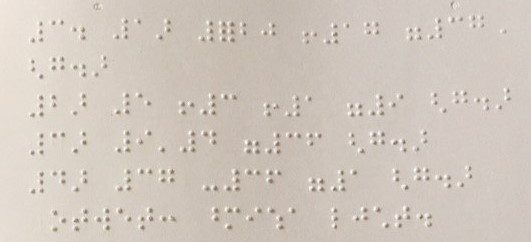
#> input picture pratice/4-ComputerVision/data/braille.jpeg, 531 x 242 px
$ jupyter execute --allow-errors Braille_Image_Processing.ipynb
#> lines starting #> are read from the running program, lines starting #| are printed output that depends on the picture; after the words box and inside, x2 and y2 are one past the last pixel; in counts of white or black regions, pixels touching at a corner belong together; long printed decimals are rounded
[cell 1]
import cv2
import matplotlib.pyplot as plt
import numpy as np

[cell 2]
def display_images(l,titles=None,fontsize=12):
    n=len(l)
    fig,ax = plt.subplots(1,n)
    for i,im in enumerate(l):
        ax[i].imshow(im)
        ax[i].axis('off')
        if titles is not None:
            ax[i].set_title(titles[i],fontsize=fontsize)
    fig.set_size_inches(fig.get_size_inches()*n)
    plt.tight_layout()
    plt.show()

[cell 3]
im = cv2.imread('data/braille.jpeg')
#> im is the input picture: shape (242, 531, 3); mean B, G, R 189.8, 199.2, 208.9
print(im.shape)
#| (242, 531, 3)
plt.imshow(im)

[cell 4]
bw_im = cv2.cvtColor(im,cv2.COLOR_BGR2GRAY)
print(bw_im.shape)
#| (242, 531)
plt.imshow(bw_im)

**Braille Image Processing**

[cell 5]
im = cv2.blur(bw_im,(3,3))
#> im: shape (242, 531)

# Apply adaptive thresholding using the mean of the neighborhood to enhance contrast
im = cv2.adaptiveThreshold(im, 255, cv2.ADAPTIVE_THRESH_MEAN_C,
                           cv2.THRESH_BINARY_INV, 5, 4)
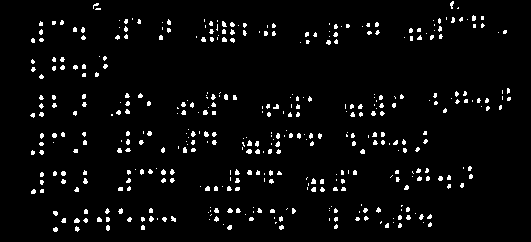
#> im: shape (242, 531); 4% white; 414 white regions (372 under 20 px), largest, box (x1, y1, x2, y2) and area: (246, 149, 252, 154) 23, (74, 218, 80, 223) 23, (204, 131, 209, 137) 22
im = cv2.medianBlur(im, 3)
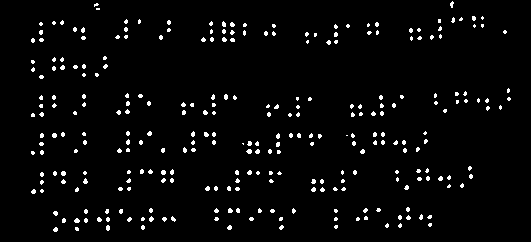
#> im: shape (242, 531); 3.3% white in thin lines or dots, all inside (x1, y1, x2, y2) = (31, 1, 511, 232)
_,im = cv2.threshold(im, 0, 255, cv2.THRESH_OTSU)
im = cv2.GaussianBlur(im, (3,3), 0)
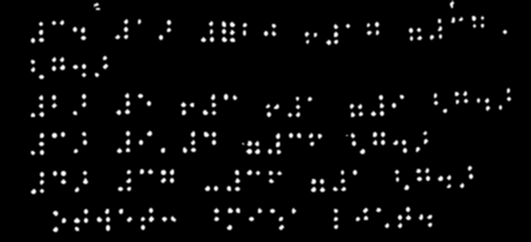
#> im: shape (242, 531); min 0, max 255, mean 8.3
_,im = cv2.threshold(im, 0, 255, cv2.THRESH_OTSU)
plt.imshow(im)

Convert the images to a set of coordinates of individual dots. We can do that using feature extraction techniques, such as SIFT, SURF or ORB

[cell 6]
orb = cv2.ORB_create(5000)
f,d = orb.detectAndCompute(im,None)
#> f = 533 keypoints; strongest (x, y, size): (298, 114, 37.2), (249, 151, 44.6), (53, 134, 44.6), (204, 112, 44.6)
print(f"First 5 points: { [f[i].pt for i in range(5)]}")
#| First 5 points: [(307.200, 40.800), (297.600, 114.000), (423.600, 133.200), (242.400, 144.0), (103.680, 57.600)]

[cell 7]
def plot_dots(dots):
    img = np.zeros((250,500))
    for x in dots:
        cv2.circle(img,(int(x[0]),int(x[1])),3,(255,0,0))
    plt.imshow(img)

pts = [x.pt for x in f]
#> pts = 533 pairs, first value 53.28 to 478.1, second value 40.8 to 190.1
plot_dots(pts)
#> the loop in plot_dots, `for x in dots:` made 533 passes
#> x on passes 1 to 3: (307.2, 40.8), (297.6, 114), (423.6, 133.2)
#> after the loop in plot_dots, `for x in dots:`:
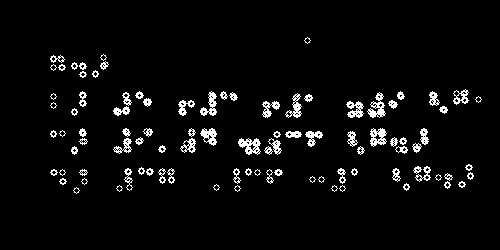
#> img: shape (250, 500) float64; 4.2% white in thin lines or dots, all inside (x1, y1, x2, y2) = (50, 37, 482, 194)

To separate individual characters, we need to know the bounding box of the whole text. To find it out, we can just compute min and max coordinates:

[cell 8]
min_x, min_y, max_x, max_y = [int(f([z[i] for z in pts])) for f in (min,max) for i in (0,1)]
#> min_x = 53; min_y = 40; max_x = 478; max_y = 190
min_y+=13
#> min_y = 53
plt.imshow(im[min_y:max_y,min_x:max_x])
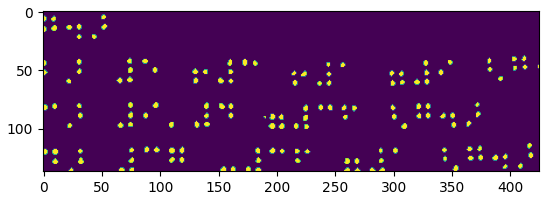
#> figure drawn by matplotlib, 1 panel

[cell 9]
off = 5
src_pts = np.array([(min_x-off,min_y-off),(min_x-off,max_y+off),
                    (max_x+off,min_y-off),(max_x+off,max_y+off)])
#> src_pts = [[48, 48], [48, 195], [483, 48], [483, 195]]
w = int(max_x-min_x+off*2)
#> w = 435
h = int(max_y-min_y+off*2)
#> h = 147
dst_pts = np.array([(0,0),(0,h),(w,0),(w,h)])
#> dst_pts = [[0, 0], [0, 147], [435, 0], [435, 147]]
ho,m = cv2.findHomography(src_pts,dst_pts)
#> ho = [[1, 0, -48], [0, 1, -48], [0, 0, 1]]; m = [1, 1, 1, 1]
trim = cv2.warpPerspective(im,ho,(w,h))
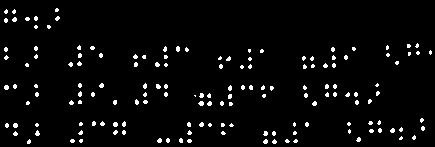
#> trim: shape (147, 435); 3.6% white in thin lines or dots
plt.imshow(trim)

[cell 10]
char_h = 36
char_w = 24
def slice(img):
    dy,dx = img.shape
    y = 0
    while y+char_h<dy:
        x=0
        while x+char_w<dx:
            # Skip empty lines
            if np.max(img[y:y+char_h,x:x+char_w])>0:
                yield img[y:y+char_h,x:x+char_w]
            x+=char_w
        y+=char_h

sliced = list(slice(trim))
#> sliced = 50 items
#> (the rest of this cell did not finish here and is left out)

#> in display_images, `n=len(l)`: n = 50
#> the loop in display_images, `for i,im in enumerate(l):` made 50 passes
